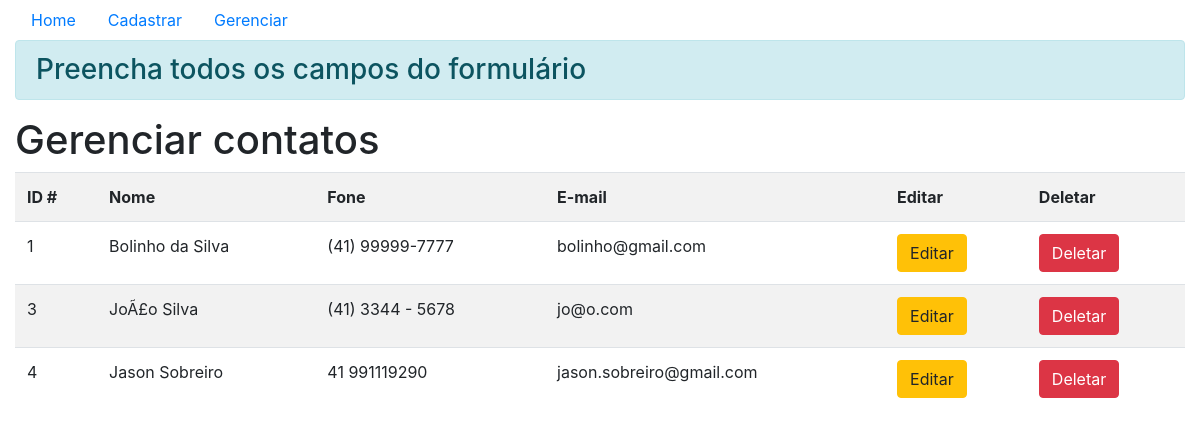
Page /gerenciar.php?msg=empty on the committed database.
### tables this page shows
CREATE TABLE `contatos` (
  `id_contato` int(11) NOT NULL,
  `nome_contato` varchar(60) NOT NULL,
  `fone_contato` varchar(20) NOT NULL,
  `email_contato` varchar(60) NOT NULL
);

### gerenciar.php (the view, shortened to what this page needs)
<!DOCTYPE html>
<html lang="pt-br">
<head>
	<link rel="stylesheet" type="text/css" href="css/bootstrap.min.css">
</head>
<body class="container-fluid">
	<?php include 'menu.php';
		  include 'validar_msg.php'; ?>
	<h1>Gerenciar contatos</h1>
	<?php
	include 'conn.php';
	$sql = "SELECT * FROM contatos";
	$result = mysqli_query($conn, $sql);
	if(mysqli_affected_rows($conn) > 0)
	{
	?>
	<table class="table table-striped">
		<tr>
			<th> ID #</th>
			<th> Nome</th>
			<th> Fone</th>
			<th> E-mail</th>
			<th>Editar</th>
			<th>Deletar</th>
		</tr>
<?php
		while($linha_atual = mysqli_fetch_assoc($result))
		{
			echo "<tr>";
			foreach ($linha_atual as $indice => $valor)
			{
				echo "<td>$valor</td>";
				if($indice =='id_contato')
				{
					$id = $valor;
				}
			}
			echo "<td><a href=\"editar.php?id=$id\" class = \"btn btn-warning\"
			>Editar</a></td>";
			echo "<td><a href =\"deletar.php?id=$id\" class=\"btn btn-danger\"
			onclick=\"return confirm('Deseja excluir este contato?')\"
			>Deletar</a></td>";
			echo "</tr>";
		}
		echo "</table>";
	}
	?>
</body>
</html>

### rows in the picture
contatos: id_contato "1", nome_contato "Bolinho da Silva", fone_contato "(41) 99999-7777", email_contato "bolinho@gmail.com"
contatos: id_contato "3", nome_contato "JoÃ£o Silva", fone_contato "(41) 3344 - 5678", email_contato "jo@o.com"
contatos: id_contato "4", nome_contato "Jason Sobreiro", fone_contato "41 991119290", email_contato "jason.sobreiro@gmail.com"
